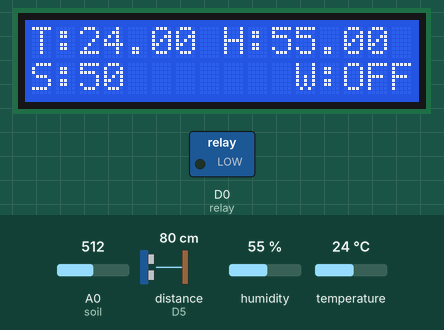
Recording of a sketch running on a simulated ESP8266 (NodeMCU). Shown: 16×2 character LCD, switched loads named in the sketch (green lamp = pin HIGH). Wiring (inferred from the names in the program): ultrasonic range finder: trigger D4; echo D5. The inputs (shaded band) are chosen by the test bench; at power-on: A0 (soil) = 512, humidity 55 %, temperature 24 °C, distance to the obstacle (sensor on D5) 80 cm. The echo pulse lasts 58.3 µs per cm; pins used as bus, display or sensor lines are not drawn; what the sketch prints to the serial monitor is not drawn.

Above: at 4.2 s.
4.3 s: A0 (soil) set to 605
At 5.6 s:
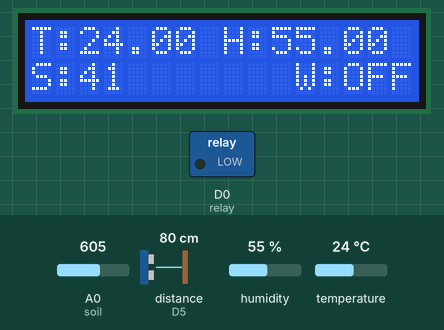
6.2 s: A0 (soil) set to 632
At 7.8 s:
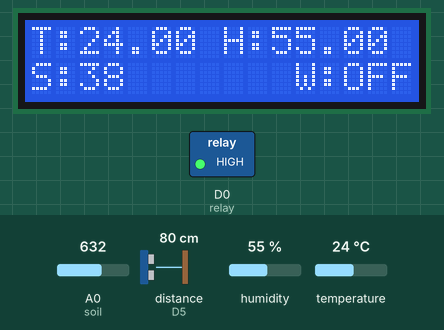
8.9 s: humidity set to 22 %
At 12.2 s:
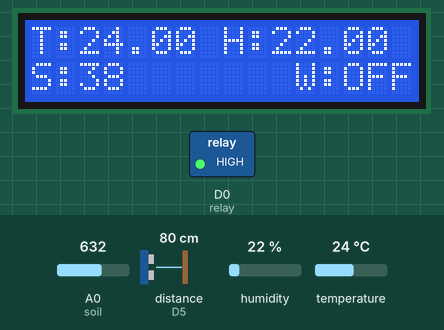
12.5 s: temperature set to 12 °C
At 14.5 s:
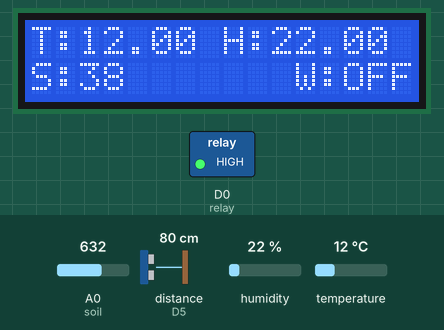
15.6 s: temperature set to 8 °C
At 17.9 s:
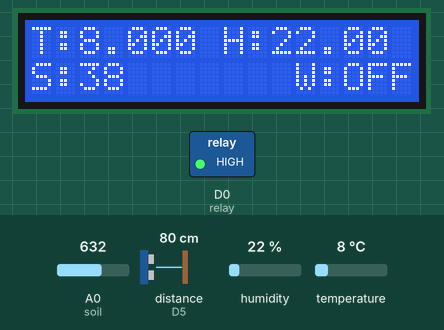
18.7 s: temperature set to 19 °C
At 21.3 s:
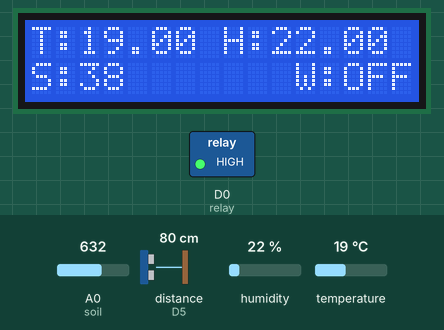
Timing chart, 0 to 22.8 s (numbered marks = the images above; inputs shaded):
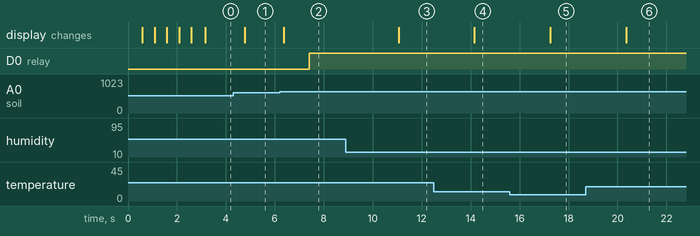

The sketch:

final.ino
```cpp
#include  <ESP8266WiFi.h>
#include <LiquidCrystal_I2C.h>
#include <DHT.h>
LiquidCrystal_I2C lcd(0x3F, 16, 2);
DHT dht(D3, DHT11);
//declaretion
int value;
int soil = A0;
int relay = D0;
double T, P;
#define echo D5
#define triger D4
#define Max_distance 200
long duration;
float distance;

void setup() {
  dht.begin();
  Serial.begin(115200);
  Serial.begin(9600);
  lcd.begin();
  lcd.backlight();
  pinMode (relay, OUTPUT);
  digitalWrite(relay, LOW);
  pinMode(echo, INPUT);
  pinMode(triger, OUTPUT);
  digitalWrite(triger, LOW);

  lcd.setCursor(0, 0);
  lcd.print("  Initializing  ");
  for (int a = 5; a <= 10; a++) {
    lcd.setCursor(a, 1);
    lcd.print(".");
    delay(500);
  }
  lcd.clear();
  lcd.setCursor(11, 1);
  lcd.print("W:OFF");
}
void loop() {
  soil_moisture();
  water_level ();
  humidity_temp ();
    if (value > 40 && T>35  )
  {
    Serial.println("moisture of the plant is ");
    Serial.print(value);
    Serial.print("%");
    delay(1000);
    digitalWrite(relay, LOW);
  }
  else if(value<40 && T<35)
    {
    Serial.println("water pumup ON");
    Serial.print(value);
    Serial.print("&");
    delay(1000);
    digitalWrite(relay, HIGH);
  }
  else if(value<40 && T>35)
    {
    Serial.println("water pumup off");
    Serial.print(value);
    Serial.print("&");
    delay(1000);
    digitalWrite(relay, LOW);
  }
  delay(500);
}
//analysise of soil mositutre value
void soil_moisture()
{

  value = analogRead(soil);
  value = map(value, 0, 1024, 0, 100);
  value = (100 - value);
   lcd.setCursor(0, 1);
  lcd.print("S:");
  lcd.print(value);
  lcd.print(" ");
}
//water level sensor using ultrasonic sensor
void water_level ()
{
  digitalWrite(triger, LOW);
  delayMicroseconds(2);
  digitalWrite(triger, HIGH);
  delayMicroseconds(10);
  digitalWrite(triger, LOW);
  duration = pulseIn(echo, HIGH);
  distance = (duration * 0.017);
  int dis_p = map( distance, 0, 1023, 0, 100);
  Serial.print("duration: ");
  Serial.println(duration);
  Serial.print("distance: ");
  Serial.println(distance);
  Serial.print("distance in percent: ");
  Serial.println(dis_p);
}
// adentify value of humidity and temperture
void humidity_temp ()
{
  float H = dht.readHumidity();
  float T = dht.readTemperature();
  if (isnan(H) || isnan(T))
  {
    Serial.println("Failed to read from DHT sensor!");
    return;
  }
  Serial.print("Temp:");
  Serial.println(T);
  Serial.print("Humi:");
  Serial.println(H);
  lcd.setCursor(0, 0);
  lcd.print("T:");
  lcd.print(T);
  lcd.setCursor(8, 0);
  lcd.print("H:");
  lcd.print(H);
}
```

Measured:
- the behaviour switches between 619 and 620 on A0 (soil) (found by bisection; images 1 and 2)
- after the input at 4.3 s, the display: changes after 0.48 s (image 1)
- after the input at 6.2 s, D0 (relay): LOW → HIGH after 1.2 s; the display: changes after 0.17 s (image 2)
- after the input at 8.9 s, the display: changes after 2.2 s (image 3)
- after the input at 12.5 s, the display: changes after 1.7 s (image 4)
- after the input at 15.6 s, the display: changes after 1.7 s (image 5)
- after the input at 18.7 s, the display: changes after 1.6 s (image 6)
